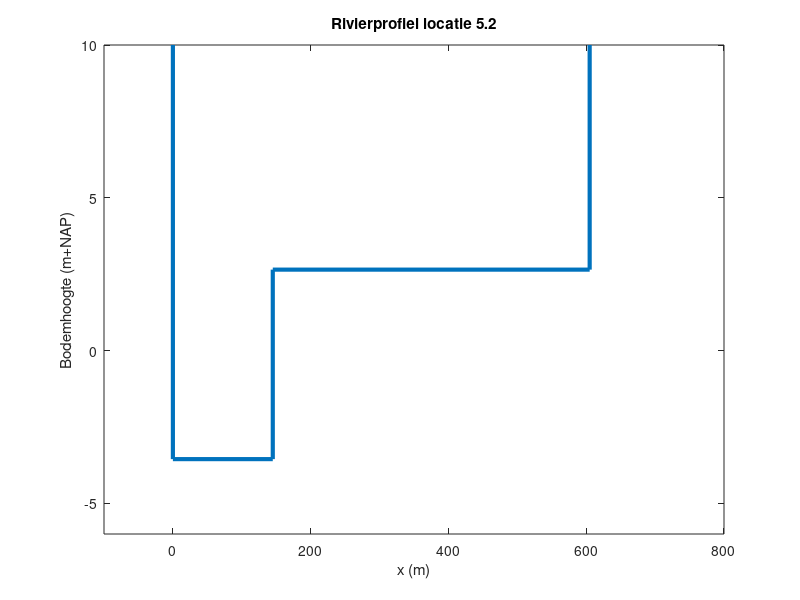

Here is the MATLAB script that generated this plot: (Note: this script raises an error after producing the figure.)
%lokatie 5.2

% Profielen Project Waterveiligheid module 5
% 
% Data:
% - Kolom 1: Locatie van het profiel in de rivier
% - Kolom 2: Gemiddelde stroomvoerende breedte zomerbed b1 (m)
% - Kolom 3: Gemiddelde bodemhoogte zomerbed z1 (m+NAP)
% - Kolom 4: Gemiddelde stroomvoerende breedte kribsectie+uiterwaard b2 (m)
% - Kolom 5: Gemiddelde bodemhoogte kribsectie+uiterwaard z2 (m+NAP)
% - Kolom 6: Gemiddeld verhang i (m/km)
%
% De profielen zijn gemiddelde profielen over een traject van 5 km voor de
% locatie tot en met 5 km na de locatie. De gemiddelde profielen zijn
% bepaald op basis van profielgegevens uit het Rijntakkenmodel uit de 2000
% schematisatie van RIZA, waarin profielen in de Rijntakken beschreven 
% staan op elke 0,5 km. 
% De profielen zijn een grove schematisatie om te kunnen functioneren in 
% een uniform stationaire situatie.

clear, clc
%% Inladen data
Profielen_tabel = load('Profielen.txt');

profiel_1_2 = Profielen_tabel(3,:); % Locatie 1.2 is eerste rij in bestand van profielen
b1_1_2 = profiel_1_2(2); % Breedte zomerbed is tweede kolom in tabel (zie uitleg hierboven)
h_max = 10; % Bepaal zelf een maximale waterhoogte of debiet

%% Figuur plotten
x = [0,0,profiel_1_2(2),profiel_1_2(2),(profiel_1_2(2)+profiel_1_2(4)),(profiel_1_2(2)+profiel_1_2(4))];
y = [h_max,profiel_1_2(3),profiel_1_2(3),profiel_1_2(5),profiel_1_2(5),h_max];
plot(x,y,'LineWidth',3)
axis([-100 800 -6 10])
xlabel('x (m)')
ylabel('Bodemhoogte (m+NAP)')
title('Rivierprofiel locatie 5.2')

% data rivier etc
breedte_zomerbed = 155;          % in meters
breedte_winterbed = 460;         % in meters
breedte_totaal = 615;            % in meters  = breedte_zomerbed+breedte_winterbed
hoogte_winterdijk = 11.05;       % gemeten vanaf bodemhoogte zomerbed
bodemhoogte_winterbed = 6.20;    % gemeten vanaf bodemhoogte zomerbed
bodemhoogte_zomerbed = 0.00;     % bodemhoogte zomerbed als 0 gesteld ipv m NAP
verhang = 0.18*10.^-3;           % m/m
Cf = 0.005;                      % chezy waarde zomerbed en winterbed
grav = 9.81;                     % gravitatie constante in m/s2
P_atm = 10^5;                    % atmosferische druk in N/m2
Rho = 1000;                      % dichtheid water in kg/m3
k = 2./9;                        % afvoerverdeling Rijntak

Wave = 'afvoergolf.xlsx';

WaterDischarge = 'B3:B23';

WaveLobith = xlsread(Wave,WaterDischarge);

%WaveLobith=[4362;5676;6616;7794;9421;11812;14561;15433;15749;15936;16000;15946;15781;15508;14704;12457;10480;9052;8077;7342;6046]*(2/9);               %verdeling rijntakken

%WaveLobith = WaveLobith1;

WaveLength = length(WaveLobith);


%Afvoerverdeling via verschillende rijntakken
WaveLobith = WaveLobith.*k;
%Q_Lobith;                                                    % in m3/s
                                                                  %2/9 van de Rijn stroomt naar de Nederrijn

%Omzetten bodemhoogtes naar diepte
diepte_zomerbed = bodemhoogte_winterbed-bodemhoogte_zomerbed;
diepte_winterbed = hoogte_winterdijk-bodemhoogte_winterbed;

%maximale afvoeren
Qmax_zomerbed = (breedte_zomerbed.*(diepte_zomerbed).^1.5).*sqrt((grav.*verhang)./Cf);
Qmax_winterbed_zomerbed = (breedte_totaal.*(diepte_winterbed).^1.5).*sqrt((grav.*verhang)./Cf); 
Qmax = Qmax_zomerbed + Qmax_winterbed_zomerbed;

%waterhoogte berekening
waterhoogte_zomerbed = (WaveLobith./(breedte_zomerbed.*sqrt(grav./Cf).*sqrt(verhang))).^(2./3);      
waterhoogte_winterbed= ((WaveLobith-Qmax_zomerbed)./(breedte_totaal.*sqrt(grav./Cf).*sqrt(verhang))).^(2./3);

%Nulvectoren gemaakt
hoogte_zomerbed = zeros(1,WaveLength)';
hoogte_winterbed = zeros(1,WaveLength)';
P = zeros(1,WaveLength)';
T = zeros(1,WaveLength)';

%Constanten voor bepaling terugkeertijd in jaren bepaalde afvoer
a = 1316.4;                                                                 %komt uit TRontwerp pag.76-77
c = 6612.6;

%Model

for i = 1:length(WaveLobith)
    
if WaveLobith(i) <= Qmax_zomerbed
    hoogte_zomerbed(i) = bodemhoogte_zomerbed + waterhoogte_zomerbed(i);
elseif WaveLobith(i) >= Qmax_zomerbed
    hoogte_winterbed(i) = bodemhoogte_winterbed + waterhoogte_winterbed(i);
end

if WaveLobith(i) > Qmax
    hoogte_winterbed(i) = hoogte_winterdijk;
end

if hoogte_winterbed(i) >= bodemhoogte_winterbed
    P(i) = P_atm + Rho*grav*(hoogte_winterbed(i)-bodemhoogte_winterbed); 
else
    P(i) = P_atm;
end
T(i) = exp((WaveLobith(i)-k.*c)./(k.*a));               
end

TableForExcel = table(WaveLobith, hoogte_zomerbed, hoogte_winterbed, P, T, ...
    'VariableNames',{'Flow' 'WaterHeigtSummerBed' 'WaterHeightSummerWinterBed' 'Pressure' 'RepetitionTime'});
%data naar excel sturen
filename = 'data5_2.xlsx';
writetable(TableForExcel,filename,'Sheet',1,'Range','A2')
%xlswrite('locatie5_2.xlsx', WaveLobith', 'output', 'a2')
%xlswrite('locatie5_2.xlsx', hoogte_zomerbed', 'output', 'b2')
%xlswrite('locatie5_2.xlsx', hoogte_winterbed', 'output', 'c2')
%xlswrite('locatie5_2.xlsx', P', 'output', 'd2')
%xlswrite('locatie5_2.xlsx', T', 'output', 'e2')

